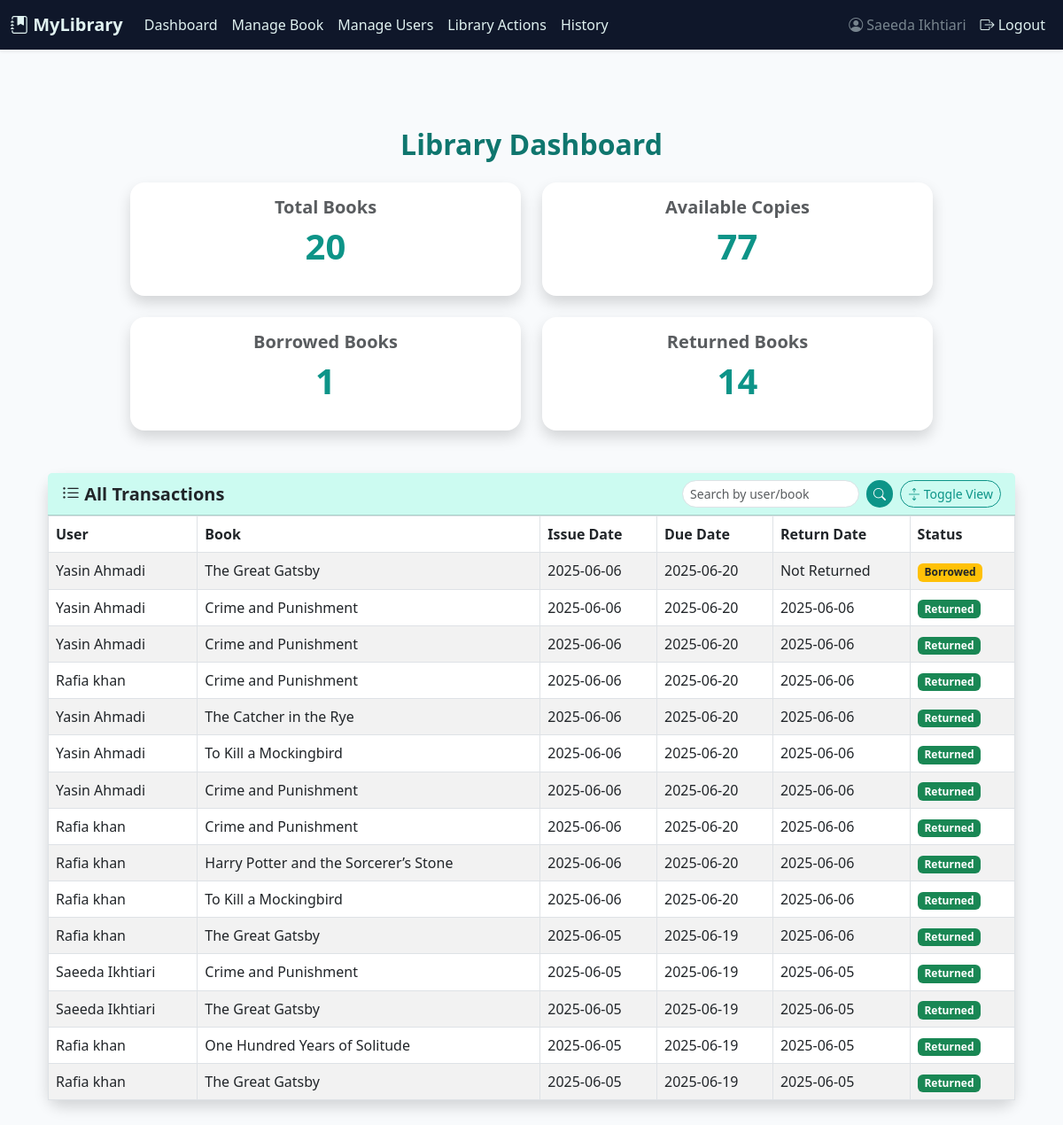
Page /dashboard (signed in) on the earlier database version.
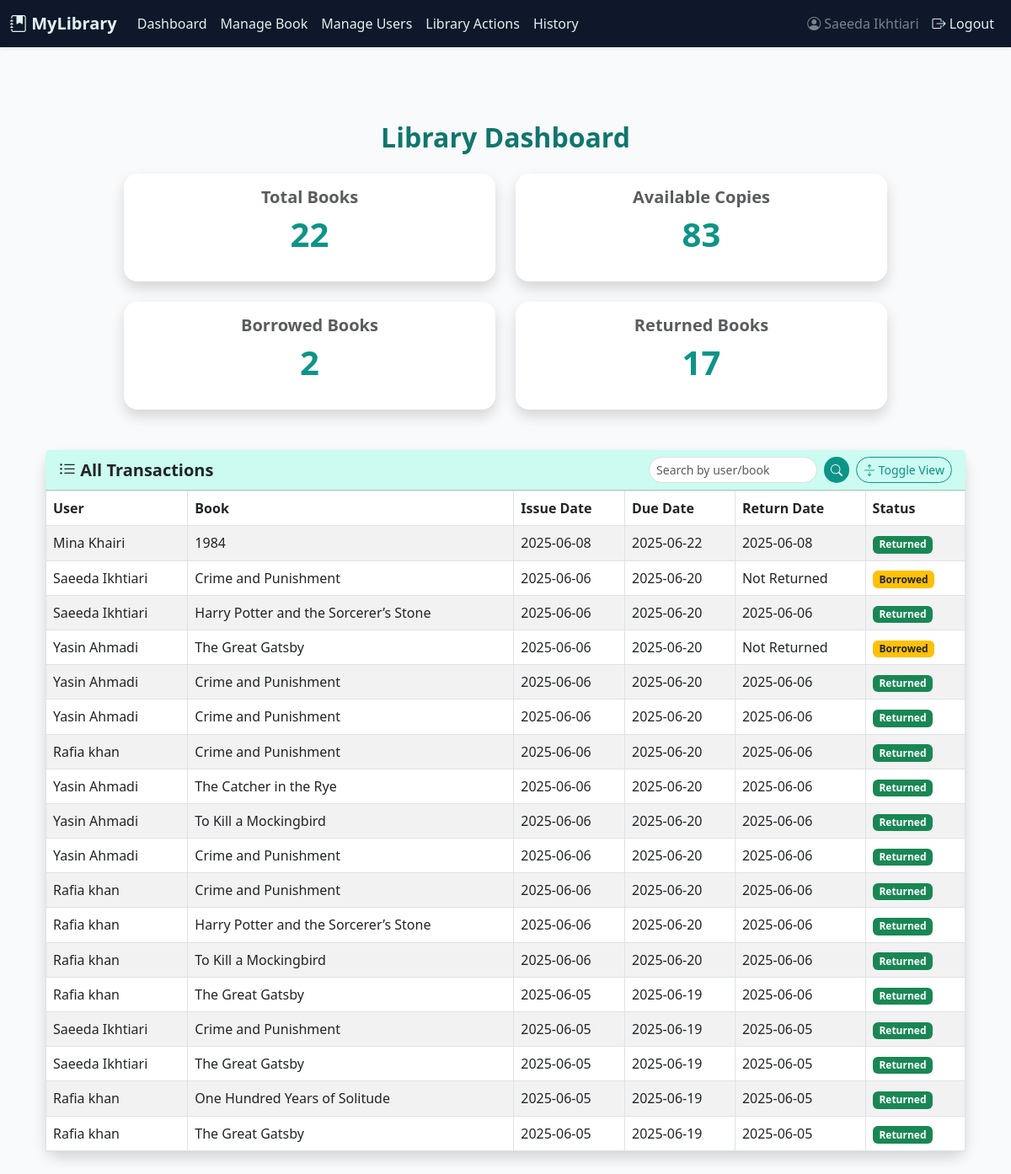
Same page on the later database version.
### tables this page shows
CREATE TABLE Users (
    user_id INTEGER PRIMARY KEY AUTOINCREMENT,
    name TEXT NOT NULL,
    email TEXT UNIQUE NOT NULL,
    password TEXT NOT NULL,
    role TEXT DEFAULT 'user'
);

CREATE TABLE Transactions (
    transaction_id INTEGER PRIMARY KEY AUTOINCREMENT,
    user_id INTEGER,
    book_id INTEGER,
    issue_date DATE NOT NULL,
    due_date DATE NOT NULL,
    return_date DATE,
    status TEXT DEFAULT 'borrowed',
    FOREIGN KEY (user_id) REFERENCES Users(user_id),
    FOREIGN KEY (book_id) REFERENCES Books(book_id)
);

CREATE TABLE Books (
    book_id INTEGER PRIMARY KEY AUTOINCREMENT,
    title TEXT NOT NULL,
    author_name TEXT,
    edition TEXT,
    publisher TEXT,
    language TEXT,
    published_year INTEGER,
    total_copies INTEGER DEFAULT 1,
    available_copies INTEGER DEFAULT 1
);

### routes/book_routes.py (the view)
    def wrapper(*args, **kwargs):
        if 'user_id' not in session:
            return redirect(url_for('auth.auth'))
        return view_func(*args, **kwargs)

### routes/book_routes.py (called while the page is built)
def login_required(view_func):
    def wrapper(*args, **kwargs):
        if 'user_id' not in session:
            return redirect(url_for('auth.auth'))
        return view_func(*args, **kwargs)
    wrapper.__name__ = view_func.__name__
    return wrapper

### templates/dashboard.html (shortened to what this page needs)
{% extends 'base.html' %}
{% block content %}
<div class="container my-5">
    <h2 class="text-center mb-4 fw-semibold" style="color: #0f766e;"> Library Dashboard</h2>
    <div class="row justify-content-center g-4">
        <div class="col-md-5">
            <div class="card shadow rounded-4 border-0 bg-white">
                <div class="card-body text-center">
                    <h5 class="card-title text-muted fw-semibold"> Total Books</h5>
                    <p class="display-6 fw-bold text-teal">{{ total_books }}</p>
                </div>
            </div>
        </div>
        <div class="col-md-5">
            <div class="card shadow rounded-4 border-0 bg-white">
                <div class="card-body text-center">
                    <h5 class="card-title text-muted fw-semibold"> Available Copies</h5>
                    <p class="display-6 fw-bold text-teal">{{ available_copies }}</p>
                </div>
            </div>
        </div>
        <div class="col-md-5">
            <div class="card shadow rounded-4 border-0 bg-white">
                <div class="card-body text-center">
                    <h5 class="card-title text-muted fw-semibold"> Borrowed Books</h5>
                    <p class="display-6 fw-bold text-teal">{{ borrowed_books }}</p>
                </div>
            </div>
        </div>
        <div class="col-md-5">
            <div class="card shadow rounded-4 border-0 bg-white">
                <div class="card-body text-center">
                    <h5 class="card-title text-muted fw-semibold"> Returned Books</h5>
                    <p class="display-6 fw-bold text-teal">{{ returned_books }}</p>
                </div>
            </div>
        </div>
    </div>
    <div class="card shadow rounded-4 border-0 mt-5 bg-white">
        <div class="card-header bg-teal-light">
            <div class="d-flex flex-wrap justify-content-between align-items-center">
                <h5 class="mb-2 mb-md-0 fw-semibold text-dark"><i class="bi bi-list-ul"></i> All Transactions</h5>
                <div class="d-flex flex-wrap gap-2 align-items-center">
                    <form class="d-flex" method="GET" action="{{ url_for('book.dashboard') }}">
                        <input class="form-control form-control-sm me-2 rounded-pill" type="search" name="q" placeholder="Search by user/book" aria-label="Search" style="max-width: 200px;">
                        <button class="btn btn-teal btn-sm rounded-pill" type="submit">
                            <i class="bi bi-search text-white"></i>
                        </button>
                    </form>
                    <button class="btn btn-outline-teal btn-sm rounded-pill" type="button" data-bs-toggle="collapse" data-bs-target="#transactionsTable">
                        <i class="bi bi-arrows-expand"></i> Toggle View
                    </button>
                </div>
            </div>
        </div>
        <div id="transactionsTable" class="collapse show">
            <div class="table-responsive">
                <table class="table table-bordered table-hover table-striped mb-0">
                    <thead class="bg-teal-light text-dark">
                        <tr>
                            <th>User</th>
                            <th>Book</th>
                            <th>Issue Date</th>
                            <th>Due Date</th>
                            <th>Return Date</th>
                            <th>Status</th>
                        </tr>
                    </thead>
                    <tbody>
                        {% for record in records %}
                        <tr>
                            <td>{{ record.user_name }}</td>
                            <td>{{ record.book_title }}</td>
                            <td>{{ record.issue_date }}</td>
                            <td>{{ record.due_date }}</td>
                            <td>{{ record.return_date or 'Not Returned' }}</td>
                            <td>
                                {% if record.status == 'borrowed' %}
                                    <span class="badge bg-warning text-dark">Borrowed</span>
                                {% elif record.status == 'returned' %}
                                    <span class="badge bg-success">Returned</span>
                                {% else %}
                                    <span class="badge bg-secondary">{{ record.status }}</span>
                                {% endif %}
                            </td>
                        </tr>
                        {% endfor %}
                    </tbody>
                </table>
            </div>
        </div>
    </div>
</div>
{% endblock %}

### templates/base.html (shortened to what this page needs)
<!DOCTYPE html>
<html lang="en">
<head>
    <link rel="stylesheet" href="https://cdn.jsdelivr.net/npm/bootstrap@5.3.0/dist/css/bootstrap.min.css">
    <link rel="stylesheet" href="https://cdn.jsdelivr.net/npm/bootstrap-icons@1.10.5/font/bootstrap-icons.css">
</head>
<body>
    <nav class="navbar navbar-expand-lg navbar-custom shadow-sm">
        <div class="container-fluid">
            <a class="navbar-brand fw-semibold" href="/"><i class="bi bi-journal-bookmark-fill"></i> MyLibrary</a>
            <div class="collapse navbar-collapse" id="navbarNav">
                <ul class="navbar-nav me-auto">
                    {% if session.get('user_id') %}
                        {% if session.get('role') == 'admin' %}
                            <li class="nav-item"><a class="nav-link" href="/dashboard">Dashboard</a></li>
                            <li class="nav-item"><a class="nav-link" href="/manage_books">Manage Book</a></li>
                            <li class="nav-item"><a class="nav-link" href="/manage_users">Manage Users</a></li>
                        {% endif %}
                        <li class="nav-item"><a class="nav-link" href="/library_actions">Library Actions</a></li>
                        <li class="nav-item"><a class="nav-link" href="/user_history">History</a></li>
                    {% else %}
                        <li class="nav-item"><a class="nav-link" href="{{ url_for('auth.login') }}">Login</a></li>
                        <li class="nav-item"><a class="nav-link" href="{{ url_for('auth.register') }}">Register</a></li>
                    {% endif %}
                </ul>
                {% if session.get('user_id') %}
                <ul class="navbar-nav ms-auto">
                    <li class="nav-item d-flex align-items-center">
                        <span class="nav-link disabled">
                            <i class="bi bi-person-circle"></i> {{ session.get('username') }}
                        </span>
                    </li>
                    <li class="nav-item">
                        <a class="nav-link" href="/logout">
                            <i class="bi bi-box-arrow-right"></i> Logout
                        </a>
                    </li>
                </ul>
                {% endif %}
            </div>
        </div>
    </nav>
    <div class="container py-4">
        {% block content %}{% endblock %}
    </div>
</body>
</html>

### templates/base.html (style rules this page uses)
.navbar-custom { background-color: #0f172a; }
.navbar-brand, .nav-link { color: #e0f2f1 !important; transition: color 0.3s ease, text-shadow 0.3s ease; }
.nav-link.disabled { color: rgba(224, 242, 241, 0.5) !important; }
body { background-color: #f8fafc; font-family: 'Segoe UI', Tahoma, Geneva, Verdana, sans-serif; }
.btn-teal { background-color: #0d9488; color: #fff; border: none; }

### templates/dashboard.html (style rules this page uses)
.text-teal { color: #0d9488; }
.bg-teal-light { background-color: #ccfbf1; }
.btn-teal { background-color: #0d9488; color: #fff; border: none; }
.btn-outline-teal { border: 1px solid #0d9488; color: #0d9488; }

Differences in the rows shown:
added Transactions: user_name "Mina Khairi", book_title "1984", issue_date "2025-06-08", due_date "2025-06-22", return_date "2025-06-08", status "Returned"
added Transactions: user_name "Saeeda Ikhtiari", book_title "Crime and Punishment", issue_date "2025-06-06", due_date "2025-06-20", return_date "Not Returned", status "Borrowed"
added Transactions: user_name "Saeeda Ikhtiari", book_title "Harry Potter and the Sorcerer’s Stone", issue_date "2025-06-06", due_date "2025-06-20", return_date "2025-06-06", status "Returned"
Other differences:
{{ total_books }}: "20" → "22"
{{ available_copies }}: "77" → "83"
{{ borrowed_books }}: "1" → "2"
{{ returned_books }}: "14" → "17"
